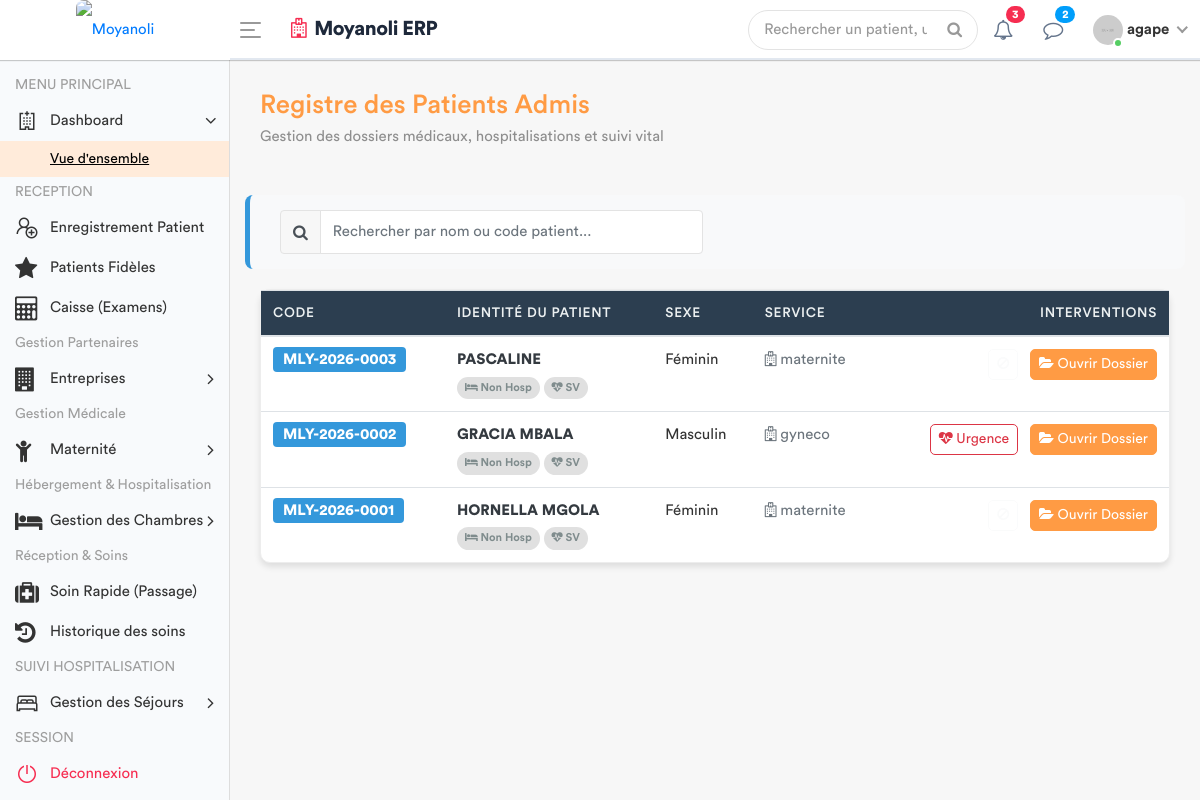
The page /patients/ (signed in) on the database as committed earlier.
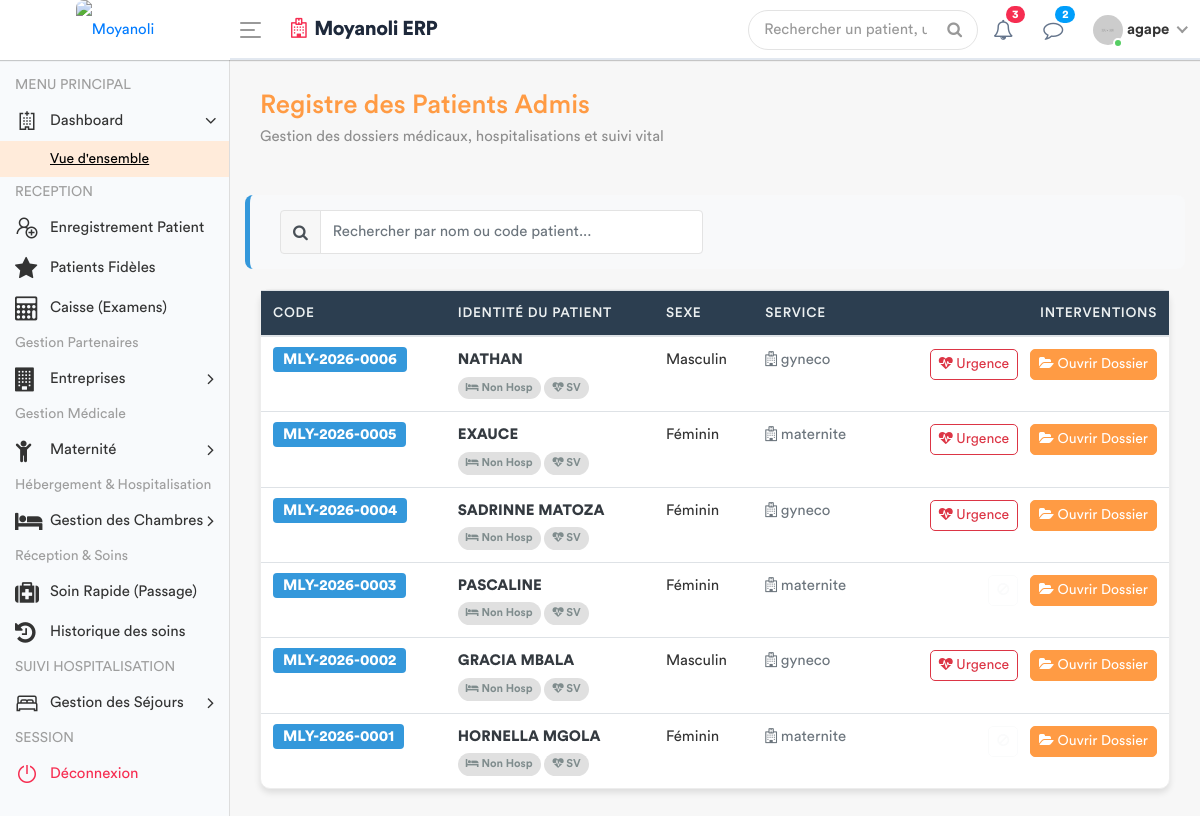
The same page on the database as committed later.
### apps/models.py (models this page shows, shortened)
class Patient(models.Model):
    TYPE_CHOICES = [
        ('SIMPLE', 'Patient Simple'),
        ('FIDELE', 'Patient Fidèle'),
        ('CONVENTIONNE', 'Patient Conventionné'),
    ]
    code_patient = models.CharField(max_length=20, unique=True, editable=False)
    noms = models.CharField(max_length=100)
    service = models.ForeignKey('Service', on_delete=models.PROTECT, related_name='patients', null=True)
    sexe = models.CharField(max_length=1, choices=[('M', 'Masculin'), ('F', 'Féminin')])
    age = models.CharField(max_length=30)
    adresse = models.TextField()
    telephone = models.CharField(max_length=20)
    type_patient = models.CharField(max_length=15, choices=TYPE_CHOICES, default='SIMPLE')
    a_carte_fidelite = models.BooleanField(default=False, verbose_name="Possède carte de fidélité")
    entreprise = models.ForeignKey('Entreprise', on_delete=models.SET_NULL, null=True, blank=True, verbose_name="Entreprise (si conventionné)")
    fiche_payee = models.BooleanField(default=False)
    created_by = models.ForeignKey(User, on_delete=models.SET_NULL, null=True, related_name='patients_crees')
    date_creation = models.DateTimeField(auto_now_add=True)
    date_modification = models.DateTimeField(auto_now=True)

class Service(models.Model):
    nom = models.CharField(max_length=100, unique=True)
    description = models.TextField(blank=True, null=True)
    date_creation = models.DateTimeField(default=timezone.now)
    class Meta:
        verbose_name = "Service"
        verbose_name_plural = "Services"

### apps/views.py (the view)
# urls.py: path('patients/', views.liste_patients_urgence, name='liste_patients_urgence'),
@login_required
def liste_patients_urgence(request):
    patients = Patient.objects.filter(fiche_payee=True).order_by('-id')
    role = Fonction.objects.filter(userKey=request.user).first()
    fonctionKey = role.fonctionKey.roleName if role and role.fonctionKey else None
    for p in patients:
        p.consultation_active = Consultation.objects.filter(
            triage__patient=p
        ).order_by('-date_creation').first()
        p.hosp_en_cours = Hospitalisation.objects.filter(
            patient=p,
            statut='EN_COURS'
        ).first()
    return render(request, 'back-end/medecin/liste_patients.html', {
        'patients': patients,
        'fonctionKey': fonctionKey
    })

### apps/templates/back-end/medecin/liste_patients.html (shortened to what the changed rows need)
<!DOCTYPE html>
{% load static %}
<html lang="fr">
    <head>
        {% include 'back-end/includes/css.html' %}
    </head>
    <body>
        <div class="main-wrapper">
            <div class="page-wrapper">
                <div class="content container-fluid">
                    <div class="card">
                        <div class="card-body p-0">
                            <div class="table-responsive">
                                <table class="table table-hover mb-0" id="patientTable">
                                    <thead>
                                        <tr>
                                            <th>CODE</th>
                                            <th>IDENTITÉ DU PATIENT</th>
                                            <th>SEXE</th>
                                            <th>SERVICE</th>
                                            <th class="text-right">INTERVENTIONS</th>
                                        </tr>
                                    </thead>
                                    <tbody id="patientTableBody">
                                        {% for patient in patients %}
                                        <tr class="align-middle">
                                            <td><span class="badge-code">{{ patient.code_patient }}</span></td>
                                            <td>
                                                <div class="font-weight-bold text-dark">{{ patient.noms }}</div>
                                                <div>
                                                    <span id="hosp_tab" class="med-tab {% if not patient.hosp_en_cours %}tab-inactive{% endif %}">
                                                        <i class="fa fa-bed"></i> {% if patient.hosp_en_cours %}Lit: {{ patient.hosp_en_cours.lit.nom_lit }}{% else %}Non Hosp{% endif %}
                                                    </span>
                                                    <span id="sv_tab" class="med-tab {% if not patient.a_signes_vitaux %}tab-inactive{% endif %}">
                                                        <i class="fa fa-heartbeat"></i> SV
                                                    </span>
                                                </div>
                                            </td>
                                            <td>{{ patient.get_sexe_display }}</td>
                                            <td><span class="text-secondary"><i class="fa fa-hospital-o"></i> {{ patient.service.nom|default:"Non assigné" }}</span></td>
                                            <td class="text-right">
                                                {% if patient.consultation_active %}
                                                    <a href="{% url 'enregistrer_ordonnance_urgence' patient.consultation_active.id %}"
                                                       class="btn btn-sm btn-outline-danger btn-action mr-2">
                                                        <i class="fa fa-heartbeat"></i> Urgence
                                                    </a>
                                                {% else %}
                                                    <button class="btn btn-sm btn-outline-light mr-2" disabled><i class="fa fa-ban"></i></button>
                                                {% endif %}
                                                <a href="{% url 'dossier_medical_complet' patient.id %}" class="btn btn-sm btn-primary btn-action">
                                                    <i class="fa fa-folder-open"></i> Ouvrir Dossier
                                                </a>
                                            </td>
                                        </tr>
                                        {% empty %}
                                        <tr>
                                            <td colspan="5" class="text-center py-5 text-muted">
                                                <i class="fa fa-folder-open-o fa-3x"></i><br>Aucun dossier patient en attente.
                                            </td>
                                        </tr>
                                        {% endfor %}
                                    </tbody>
                                </table>
                            </div>
                        </div>
                    </div>
                </div>
            </div>
        </div>
    </body>
</html>

Rows that differ between the two databases and show on the page:
added Patient: code_patient "MLY-2026-0006", noms "NATHAN", shows "Non Hosp", sexe "Masculin", service.nom "gyneco", shows "Urgence"
added Patient: code_patient "MLY-2026-0005", noms "EXAUCE", shows "Non Hosp", sexe "Féminin", service.nom "maternite", shows "Urgence"
added Patient: code_patient "MLY-2026-0004", noms "SADRINNE MATOZA", shows "Non Hosp", sexe "Féminin", service.nom "gyneco", shows "Urgence"
